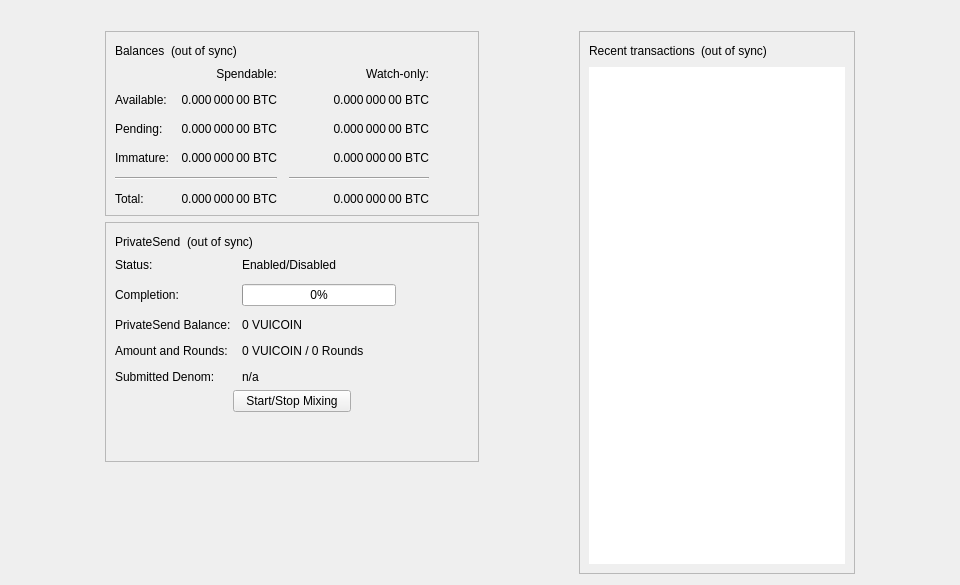
<?xml version="1.0" encoding="UTF-8"?>
<ui version="4.0">
 <class>OverviewPage</class>
 <widget class="QWidget" name="OverviewPage">
  <property name="geometry">
   <rect>
    <x>0</x>
    <y>0</y>
    <width>960</width>
    <height>585</height>
   </rect>
  </property>
  <property name="minimumSize">
   <size>
    <width>960</width>
    <height>0</height>
   </size>
  </property>
  <property name="windowTitle">
   <string>Form</string>
  </property>
  <layout class="QVBoxLayout" name="topLayout">
   <item>
    <widget class="QLabel" name="labelAlerts">
     <property name="visible">
      <bool>false</bool>
     </property>
     <property name="wordWrap">
      <bool>true</bool>
     </property>
     <property name="margin">
      <number>3</number>
     </property>
     <property name="textInteractionFlags">
      <set>Qt::TextSelectableByMouse</set>
     </property>
    </widget>
   </item>
   <item>
    <layout class="QHBoxLayout" name="horizontalLayout" stretch="1,0,1,0,1">
     <item>
      <spacer name="horizontalSpacerLeft">
       <property name="orientation">
        <enum>Qt::Horizontal</enum>
       </property>
       <property name="sizeType">
        <enum>QSizePolicy::Preferred</enum>
       </property>
       <property name="sizeHint" stdset="0">
        <size>
         <width>10</width>
         <height>20</height>
        </size>
       </property>
      </spacer>
     </item>
     <item>
      <layout class="QVBoxLayout" name="verticalLayout_2">
       <item>
        <widget class="QFrame" name="frame">
         <property name="frameShape">
          <enum>QFrame::StyledPanel</enum>
         </property>
         <property name="frameShadow">
          <enum>QFrame::Raised</enum>
         </property>
         <layout class="QVBoxLayout" name="verticalLayout_4">
          <item>
           <layout class="QHBoxLayout" name="horizontalLayout_4">
            <item>
             <widget class="QLabel" name="label_5">
              <property name="text">
               <string>Balances</string>
              </property>
             </widget>
            </item>
            <item>
             <widget class="QLabel" name="labelWalletStatus">
              <property name="toolTip">
               <string>The displayed information may be out of date. Your wallet automatically synchronizes with the Vuicoin network after a connection is established, but this process has not completed yet.</string>
              </property>
              <property name="text">
               <string notr="true">(out of sync)</string>
              </property>
              <property name="alignment">
               <set>Qt::AlignLeading|Qt::AlignLeft|Qt::AlignVCenter</set>
              </property>
             </widget>
            </item>
            <item>
             <spacer name="horizontalSpacer_3">
              <property name="orientation">
               <enum>Qt::Horizontal</enum>
              </property>
              <property name="sizeHint" stdset="0">
               <size>
                <width>40</width>
                <height>20</height>
               </size>
              </property>
             </spacer>
            </item>
           </layout>
          </item>
          <item>
           <layout class="QGridLayout" name="gridLayout">
            <property name="spacing">
             <number>12</number>
            </property>
            <item row="2" column="2">
             <widget class="QLabel" name="labelWatchPending">
              <property name="cursor">
               <cursorShape>IBeamCursor</cursorShape>
              </property>
              <property name="toolTip">
               <string>Unconfirmed transactions to watch-only addresses</string>
              </property>
              <property name="text">
               <string notr="true">0.000 000 00 BTC</string>
              </property>
              <property name="alignment">
               <set>Qt::AlignRight|Qt::AlignTrailing|Qt::AlignVCenter</set>
              </property>
              <property name="textInteractionFlags">
               <set>Qt::LinksAccessibleByMouse|Qt::TextSelectableByKeyboard|Qt::TextSelectableByMouse</set>
              </property>
             </widget>
            </item>
            <item row="2" column="1">
             <widget class="QLabel" name="labelUnconfirmed">
              <property name="cursor">
               <cursorShape>IBeamCursor</cursorShape>
              </property>
              <property name="toolTip">
               <string>Total of transactions that have yet to be confirmed, and do not yet count toward the spendable balance</string>
              </property>
              <property name="text">
               <string notr="true">0.000 000 00 BTC</string>
              </property>
              <property name="alignment">
               <set>Qt::AlignRight|Qt::AlignTrailing|Qt::AlignVCenter</set>
              </property>
              <property name="textInteractionFlags">
               <set>Qt::LinksAccessibleByMouse|Qt::TextSelectableByKeyboard|Qt::TextSelectableByMouse</set>
              </property>
             </widget>
            </item>
            <item row="3" column="2">
             <widget class="QLabel" name="labelWatchImmature">
              <property name="cursor">
               <cursorShape>IBeamCursor</cursorShape>
              </property>
              <property name="toolTip">
               <string>Mined balance in watch-only addresses that has not yet matured</string>
              </property>
              <property name="text">
               <string notr="true">0.000 000 00 BTC</string>
              </property>
              <property name="alignment">
               <set>Qt::AlignRight|Qt::AlignTrailing|Qt::AlignVCenter</set>
              </property>
              <property name="textInteractionFlags">
               <set>Qt::LinksAccessibleByMouse|Qt::TextSelectableByKeyboard|Qt::TextSelectableByMouse</set>
              </property>
             </widget>
            </item>
            <item row="4" column="0" colspan="2">
             <widget class="Line" name="lineSpendableBalance">
              <property name="orientation">
               <enum>Qt::Horizontal</enum>
              </property>
             </widget>
            </item>
            <item row="4" column="2">
             <widget class="Line" name="lineWatchBalance">
              <property name="sizePolicy">
               <sizepolicy hsizetype="Preferred" vsizetype="Fixed">
                <horstretch>0</horstretch>
                <verstretch>0</verstretch>
               </sizepolicy>
              </property>
              <property name="minimumSize">
               <size>
                <width>140</width>
                <height>0</height>
               </size>
              </property>
              <property name="orientation">
               <enum>Qt::Horizontal</enum>
              </property>
             </widget>
            </item>
            <item row="5" column="0">
             <widget class="QLabel" name="labelTotalText">
              <property name="text">
               <string>Total:</string>
              </property>
             </widget>
            </item>
            <item row="3" column="1">
             <widget class="QLabel" name="labelImmature">
              <property name="cursor">
               <cursorShape>IBeamCursor</cursorShape>
              </property>
              <property name="toolTip">
               <string>Mined balance that has not yet matured</string>
              </property>
              <property name="text">
               <string notr="true">0.000 000 00 BTC</string>
              </property>
              <property name="alignment">
               <set>Qt::AlignRight|Qt::AlignTrailing|Qt::AlignVCenter</set>
              </property>
              <property name="textInteractionFlags">
               <set>Qt::LinksAccessibleByMouse|Qt::TextSelectableByKeyboard|Qt::TextSelectableByMouse</set>
              </property>
             </widget>
            </item>
            <item row="2" column="3">
             <spacer name="horizontalSpacer_2">
              <property name="orientation">
               <enum>Qt::Horizontal</enum>
              </property>
              <property name="sizeHint" stdset="0">
               <size>
                <width>40</width>
                <height>20</height>
               </size>
              </property>
             </spacer>
            </item>
            <item row="3" column="0">
             <widget class="QLabel" name="labelImmatureText">
              <property name="text">
               <string>Immature:</string>
              </property>
             </widget>
            </item>
            <item row="5" column="1">
             <widget class="QLabel" name="labelTotal">
              <property name="cursor">
               <cursorShape>IBeamCursor</cursorShape>
              </property>
              <property name="toolTip">
               <string>Your current total balance</string>
              </property>
              <property name="text">
               <string notr="true">0.000 000 00 BTC</string>
              </property>
              <property name="alignment">
               <set>Qt::AlignRight|Qt::AlignTrailing|Qt::AlignVCenter</set>
              </property>
              <property name="textInteractionFlags">
               <set>Qt::LinksAccessibleByMouse|Qt::TextSelectableByKeyboard|Qt::TextSelectableByMouse</set>
              </property>
             </widget>
            </item>
            <item row="5" column="2">
             <widget class="QLabel" name="labelWatchTotal">
              <property name="cursor">
               <cursorShape>IBeamCursor</cursorShape>
              </property>
              <property name="toolTip">
               <string>Current total balance in watch-only addresses</string>
              </property>
              <property name="text">
               <string notr="true">0.000 000 00 BTC</string>
              </property>
              <property name="alignment">
               <set>Qt::AlignRight|Qt::AlignTrailing|Qt::AlignVCenter</set>
              </property>
              <property name="textInteractionFlags">
               <set>Qt::LinksAccessibleByMouse|Qt::TextSelectableByKeyboard|Qt::TextSelectableByMouse</set>
              </property>
             </widget>
            </item>
            <item row="0" column="2">
             <widget class="QLabel" name="labelWatchonly">
              <property name="text">
               <string>Watch-only:</string>
              </property>
              <property name="alignment">
               <set>Qt::AlignRight|Qt::AlignTrailing|Qt::AlignVCenter</set>
              </property>
             </widget>
            </item>
            <item row="1" column="0">
             <widget class="QLabel" name="labelBalanceText">
              <property name="text">
               <string>Available:</string>
              </property>
             </widget>
            </item>
            <item row="1" column="1">
             <widget class="QLabel" name="labelBalance">
              <property name="cursor">
               <cursorShape>IBeamCursor</cursorShape>
              </property>
              <property name="toolTip">
               <string>Your current spendable balance</string>
              </property>
              <property name="text">
               <string notr="true">0.000 000 00 BTC</string>
              </property>
              <property name="alignment">
               <set>Qt::AlignRight|Qt::AlignTrailing|Qt::AlignVCenter</set>
              </property>
              <property name="textInteractionFlags">
               <set>Qt::LinksAccessibleByMouse|Qt::TextSelectableByKeyboard|Qt::TextSelectableByMouse</set>
              </property>
             </widget>
            </item>
            <item row="1" column="2">
             <widget class="QLabel" name="labelWatchAvailable">
              <property name="cursor">
               <cursorShape>IBeamCursor</cursorShape>
              </property>
              <property name="toolTip">
               <string>Your current balance in watch-only addresses</string>
              </property>
              <property name="text">
               <string notr="true">0.000 000 00 BTC</string>
              </property>
              <property name="alignment">
               <set>Qt::AlignRight|Qt::AlignTrailing|Qt::AlignVCenter</set>
              </property>
              <property name="textInteractionFlags">
               <set>Qt::LinksAccessibleByMouse|Qt::TextSelectableByKeyboard|Qt::TextSelectableByMouse</set>
              </property>
             </widget>
            </item>
            <item row="2" column="0">
             <widget class="QLabel" name="labelPendingText">
              <property name="text">
               <string>Pending:</string>
              </property>
             </widget>
            </item>
            <item row="0" column="1">
             <widget class="QLabel" name="labelSpendable">
              <property name="text">
               <string>Spendable:</string>
              </property>
              <property name="alignment">
               <set>Qt::AlignRight|Qt::AlignTrailing|Qt::AlignVCenter</set>
              </property>
             </widget>
            </item>
           </layout>
          </item>
         </layout>
        </widget>
       </item>
       <item>
        <widget class="QFrame" name="framePrivateSend">
         <property name="layoutDirection">
          <enum>Qt::LeftToRight</enum>
         </property>
         <property name="frameShape">
          <enum>QFrame::StyledPanel</enum>
         </property>
         <property name="frameShadow">
          <enum>QFrame::Raised</enum>
         </property>
         <layout class="QVBoxLayout" name="VerticalLayout_PS1">
          <item>
           <layout class="QHBoxLayout" name="horizontalLayout_5">
            <item>
             <widget class="QLabel" name="labelPrivateSendHeader">
              <property name="text">
               <string>PrivateSend</string>
              </property>
             </widget>
            </item>
            <item>
             <widget class="QLabel" name="labelPrivateSendSyncStatus">
              <property name="toolTip">
               <string>The displayed information may be out of date. Your wallet automatically synchronizes with the Vuicoin network after a connection is established, but this process has not completed yet.</string>
              </property>
              <property name="text">
               <string notr="true">(out of sync)</string>
              </property>
              <property name="alignment">
               <set>Qt::AlignLeading|Qt::AlignLeft|Qt::AlignVCenter</set>
              </property>
             </widget>
            </item>
            <item>
             <spacer name="horizontalSpacer_4">
              <property name="orientation">
               <enum>Qt::Horizontal</enum>
              </property>
              <property name="sizeHint" stdset="0">
               <size>
                <width>40</width>
                <height>20</height>
               </size>
              </property>
             </spacer>
            </item>
           </layout>
          </item>
          <item>
           <layout class="QFormLayout" name="privateSendFormLayout">
            <property name="fieldGrowthPolicy">
             <enum>QFormLayout::AllNonFixedFieldsGrow</enum>
            </property>
            <property name="horizontalSpacing">
             <number>11</number>
            </property>
            <property name="verticalSpacing">
             <number>12</number>
            </property>
            <item row="0" column="0">
             <widget class="QLabel" name="labelPrivateSendEnabledText">
              <property name="text">
               <string>Status:</string>
              </property>
             </widget>
            </item>
            <item row="0" column="1">
             <widget class="QLabel" name="labelPrivateSendEnabled">
              <property name="text">
               <string>Enabled/Disabled</string>
              </property>
             </widget>
            </item>
            <item row="1" column="0">
             <widget class="QLabel" name="labelCompletitionText">
              <property name="text">
               <string>Completion:</string>
              </property>
             </widget>
            </item>
            <item row="1" column="1">
             <widget class="QProgressBar" name="privateSendProgress">
              <property name="maximumSize">
               <size>
                <width>154</width>
                <height>16777215</height>
               </size>
              </property>
              <property name="value">
               <number>0</number>
              </property>
             </widget>
            </item>
            <item row="2" column="0">
             <widget class="QLabel" name="labelAnonymizedText">
              <property name="text">
               <string>PrivateSend Balance:</string>
              </property>
             </widget>
            </item>
            <item row="2" column="1">
             <widget class="QLabel" name="labelAnonymized">
              <property name="text">
               <string notr="true">0 VUICOIN</string>
              </property>
             </widget>
            </item>
            <item row="3" column="0">
             <widget class="QLabel" name="labelAmountAndRoundsText">
              <property name="text">
               <string>Amount and Rounds:</string>
              </property>
             </widget>
            </item>
            <item row="3" column="1">
             <widget class="QLabel" name="labelAmountRounds">
              <property name="text">
               <string>0 VUICOIN / 0 Rounds</string>
              </property>
             </widget>
            </item>
            <item row="4" column="0">
             <widget class="QLabel" name="labelSubmittedDenomText">
              <property name="text">
               <string>Submitted Denom:</string>
              </property>
             </widget>
            </item>
            <item row="4" column="1">
             <widget class="QLabel" name="labelSubmittedDenom">
              <property name="toolTip">
               <string>The denominations you submitted to the Masternode.&lt;br&gt;To mix, other users must submit the exact same denominations.</string>
              </property>
              <property name="text">
               <string>n/a</string>
              </property>
              <property name="wordWrap">
               <bool>true</bool>
              </property>
             </widget>
            </item>
           </layout>
          </item>
          <item>
           <layout class="QVBoxLayout" name="VerticalLayout_PS">
            <item>
             <layout class="QHBoxLayout" name="horizontalLayout_3">
              <property name="topMargin">
               <number>0</number>
              </property>
              <item>
               <spacer name="horizontalSpacer_5">
                <property name="orientation">
                 <enum>Qt::Horizontal</enum>
                </property>
                <property name="sizeHint" stdset="0">
                 <size>
                  <width>40</width>
                  <height>20</height>
                 </size>
                </property>
               </spacer>
              </item>
              <item>
               <widget class="QPushButton" name="togglePrivateSend">
                <property name="sizePolicy">
                 <sizepolicy hsizetype="MinimumExpanding" vsizetype="Fixed">
                  <horstretch>0</horstretch>
                  <verstretch>0</verstretch>
                 </sizepolicy>
                </property>
                <property name="text">
                 <string>Start/Stop Mixing</string>
                </property>
               </widget>
              </item>
              <item>
               <spacer name="horizontalSpacer_6">
                <property name="orientation">
                 <enum>Qt::Horizontal</enum>
                </property>
                <property name="sizeHint" stdset="0">
                 <size>
                  <width>40</width>
                  <height>20</height>
                 </size>
                </property>
               </spacer>
              </item>
             </layout>
            </item>
            <item>
             <spacer name="verticalSpacer_3">
              <property name="orientation">
               <enum>Qt::Vertical</enum>
              </property>
              <property name="sizeHint" stdset="0">
               <size>
                <width>20</width>
                <height>40</height>
               </size>
              </property>
             </spacer>
            </item>
           </layout>
          </item>
         </layout>
        </widget>
       </item>
       <item>
        <spacer name="verticalSpacer">
         <property name="orientation">
          <enum>Qt::Vertical</enum>
         </property>
         <property name="sizeHint" stdset="0">
          <size>
           <width>20</width>
           <height>40</height>
          </size>
         </property>
        </spacer>
       </item>
      </layout>
     </item>
     <item>
      <spacer name="horizontalSpacerCenter">
       <property name="orientation">
        <enum>Qt::Horizontal</enum>
       </property>
       <property name="sizeHint" stdset="0">
        <size>
         <width>10</width>
         <height>20</height>
        </size>
       </property>
      </spacer>
     </item>
     <item>
      <layout class="QVBoxLayout" name="verticalLayout_3">
       <item>
        <widget class="QFrame" name="frame_2">
         <property name="frameShape">
          <enum>QFrame::StyledPanel</enum>
         </property>
         <property name="frameShadow">
          <enum>QFrame::Raised</enum>
         </property>
         <layout class="QVBoxLayout" name="verticalLayout">
          <item>
           <layout class="QHBoxLayout" name="horizontalLayout_2">
            <item>
             <widget class="QLabel" name="label_4">
              <property name="text">
               <string>Recent transactions</string>
              </property>
             </widget>
            </item>
            <item>
             <widget class="QLabel" name="labelTransactionsStatus">
              <property name="toolTip">
               <string>The displayed information may be out of date. Your wallet automatically synchronizes with the Vuicoin network after a connection is established, but this process has not completed yet.</string>
              </property>
              <property name="text">
               <string notr="true">(out of sync)</string>
              </property>
              <property name="alignment">
               <set>Qt::AlignLeading|Qt::AlignLeft|Qt::AlignVCenter</set>
              </property>
             </widget>
            </item>
            <item>
             <spacer name="horizontalSpacer">
              <property name="orientation">
               <enum>Qt::Horizontal</enum>
              </property>
              <property name="sizeHint" stdset="0">
               <size>
                <width>40</width>
                <height>20</height>
               </size>
              </property>
             </spacer>
            </item>
           </layout>
          </item>
          <item>
           <widget class="QListView" name="listTransactions">
            <property name="frameShape">
             <enum>QFrame::NoFrame</enum>
            </property>
            <property name="verticalScrollBarPolicy">
             <enum>Qt::ScrollBarAlwaysOff</enum>
            </property>
            <property name="horizontalScrollBarPolicy">
             <enum>Qt::ScrollBarAlwaysOff</enum>
            </property>
            <property name="selectionMode">
             <enum>QAbstractItemView::NoSelection</enum>
            </property>
           </widget>
          </item>
         </layout>
        </widget>
       </item>
      </layout>
     </item>
     <item>
      <spacer name="horizontalSpacerRight">
       <property name="orientation">
        <enum>Qt::Horizontal</enum>
       </property>
       <property name="sizeType">
        <enum>QSizePolicy::Preferred</enum>
       </property>
       <property name="sizeHint" stdset="0">
        <size>
         <width>10</width>
         <height>20</height>
        </size>
       </property>
      </spacer>
     </item>
    </layout>
   </item>
  </layout>
 </widget>
 <resources/>
 <connections/>
</ui>
